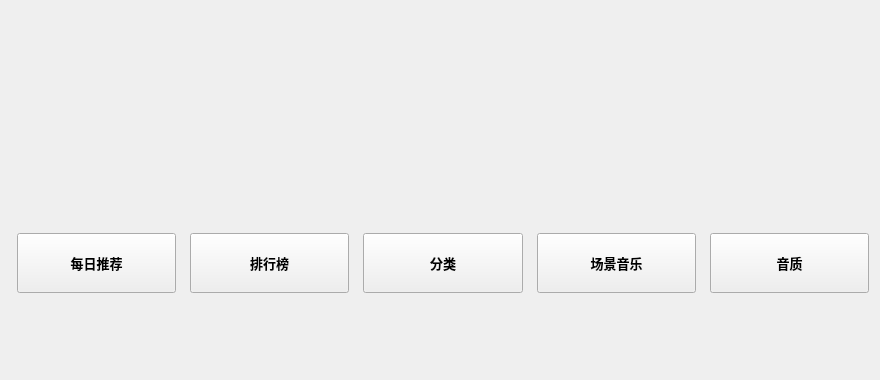
<?xml version="1.0" encoding="UTF-8"?>
<ui version="4.0">
 <class>RecommendForYou</class>
 <widget class="QWidget" name="RecommendForYou">
  <property name="geometry">
   <rect>
    <x>0</x>
    <y>0</y>
    <width>880</width>
    <height>380</height>
   </rect>
  </property>
  <property name="sizePolicy">
   <sizepolicy hsizetype="Preferred" vsizetype="Preferred">
    <horstretch>0</horstretch>
    <verstretch>0</verstretch>
   </sizepolicy>
  </property>
  <property name="windowTitle">
   <string>RecommendForYou</string>
  </property>
  <layout class="QVBoxLayout" name="verticalLayout">
   <property name="spacing">
    <number>0</number>
   </property>
   <property name="leftMargin">
    <number>0</number>
   </property>
   <property name="topMargin">
    <number>0</number>
   </property>
   <property name="rightMargin">
    <number>2</number>
   </property>
   <property name="bottomMargin">
    <number>0</number>
   </property>
   <item>
    <widget class="MyScrollArea" name="scrollArea">
     <property name="frameShape">
      <enum>QFrame::NoFrame</enum>
     </property>
     <property name="horizontalScrollBarPolicy">
      <enum>Qt::ScrollBarAlwaysOff</enum>
     </property>
     <property name="widgetResizable">
      <bool>true</bool>
     </property>
     <widget class="QWidget" name="scrollAreaWidgetContents">
      <property name="geometry">
       <rect>
        <x>0</x>
        <y>0</y>
        <width>878</width>
        <height>360</height>
       </rect>
      </property>
      <layout class="QVBoxLayout" name="verticalLayout_2">
       <property name="leftMargin">
        <number>0</number>
       </property>
       <property name="rightMargin">
        <number>0</number>
       </property>
       <item>
        <widget class="QWidget" name="guess_and_advertise_widget" native="true">
         <layout class="QHBoxLayout" name="horizontalLayout_2" stretch="0,0,0">
          <property name="rightMargin">
           <number>10</number>
          </property>
          <item>
           <widget class="GLTabWidget" name="guess_love_widget" native="true">
            <property name="sizePolicy">
             <sizepolicy hsizetype="Expanding" vsizetype="Expanding">
              <horstretch>0</horstretch>
              <verstretch>0</verstretch>
             </sizepolicy>
            </property>
            <property name="minimumSize">
             <size>
              <width>400</width>
              <height>200</height>
             </size>
            </property>
           </widget>
          </item>
          <item>
           <spacer name="horizontalSpacer">
            <property name="orientation">
             <enum>Qt::Horizontal</enum>
            </property>
            <property name="sizeType">
             <enum>QSizePolicy::Preferred</enum>
            </property>
            <property name="sizeHint" stdset="0">
             <size>
              <width>15</width>
              <height>20</height>
             </size>
            </property>
           </spacer>
          </item>
          <item>
           <widget class="AdvertiseBoard" name="advertise_board_widget" native="true">
            <property name="sizePolicy">
             <sizepolicy hsizetype="Expanding" vsizetype="Expanding">
              <horstretch>0</horstretch>
              <verstretch>0</verstretch>
             </sizepolicy>
            </property>
            <property name="minimumSize">
             <size>
              <width>400</width>
              <height>200</height>
             </size>
            </property>
            <property name="cursor">
             <cursorShape>PointingHandCursor</cursorShape>
            </property>
            <property name="mouseTracking">
             <bool>false</bool>
            </property>
            <property name="toolTip">
             <string/>
            </property>
           </widget>
          </item>
         </layout>
        </widget>
       </item>
       <item>
        <widget class="QWidget" name="classify_widget" native="true">
         <layout class="QHBoxLayout" name="horizontalLayout_3">
          <property name="topMargin">
           <number>0</number>
          </property>
          <property name="bottomMargin">
           <number>0</number>
          </property>
          <item>
           <spacer name="hs5">
            <property name="orientation">
             <enum>Qt::Horizontal</enum>
            </property>
            <property name="sizeType">
             <enum>QSizePolicy::Fixed</enum>
            </property>
            <property name="sizeHint" stdset="0">
             <size>
              <width>8</width>
              <height>10</height>
             </size>
            </property>
           </spacer>
          </item>
          <item>
           <widget class="IconBesideTextToolButton" name="recommend_toolButton">
            <property name="sizePolicy">
             <sizepolicy hsizetype="Expanding" vsizetype="Fixed">
              <horstretch>0</horstretch>
              <verstretch>0</verstretch>
             </sizepolicy>
            </property>
            <property name="minimumSize">
             <size>
              <width>150</width>
              <height>60</height>
             </size>
            </property>
            <property name="font">
             <font>
              <pointsize>10</pointsize>
              <bold>true</bold>
             </font>
            </property>
            <property name="cursor">
             <cursorShape>PointingHandCursor</cursorShape>
            </property>
            <property name="text">
             <string>每日推荐</string>
            </property>
           </widget>
          </item>
          <item>
           <spacer name="hs9">
            <property name="orientation">
             <enum>Qt::Horizontal</enum>
            </property>
            <property name="sizeType">
             <enum>QSizePolicy::Fixed</enum>
            </property>
            <property name="sizeHint" stdset="0">
             <size>
              <width>8</width>
              <height>10</height>
             </size>
            </property>
           </spacer>
          </item>
          <item>
           <widget class="IconBesideTextToolButton" name="ranking_list_toolButton">
            <property name="sizePolicy">
             <sizepolicy hsizetype="Expanding" vsizetype="Fixed">
              <horstretch>0</horstretch>
              <verstretch>0</verstretch>
             </sizepolicy>
            </property>
            <property name="minimumSize">
             <size>
              <width>150</width>
              <height>60</height>
             </size>
            </property>
            <property name="font">
             <font>
              <pointsize>10</pointsize>
              <bold>true</bold>
             </font>
            </property>
            <property name="cursor">
             <cursorShape>PointingHandCursor</cursorShape>
            </property>
            <property name="text">
             <string>排行榜</string>
            </property>
           </widget>
          </item>
          <item>
           <spacer name="hs10">
            <property name="orientation">
             <enum>Qt::Horizontal</enum>
            </property>
            <property name="sizeType">
             <enum>QSizePolicy::Fixed</enum>
            </property>
            <property name="sizeHint" stdset="0">
             <size>
              <width>8</width>
              <height>10</height>
             </size>
            </property>
           </spacer>
          </item>
          <item>
           <widget class="IconBesideTextToolButton" name="classify_toolButton">
            <property name="sizePolicy">
             <sizepolicy hsizetype="Expanding" vsizetype="Fixed">
              <horstretch>0</horstretch>
              <verstretch>0</verstretch>
             </sizepolicy>
            </property>
            <property name="minimumSize">
             <size>
              <width>150</width>
              <height>60</height>
             </size>
            </property>
            <property name="font">
             <font>
              <pointsize>10</pointsize>
              <bold>true</bold>
             </font>
            </property>
            <property name="cursor">
             <cursorShape>PointingHandCursor</cursorShape>
            </property>
            <property name="text">
             <string>分类</string>
            </property>
           </widget>
          </item>
          <item>
           <spacer name="hs11">
            <property name="orientation">
             <enum>Qt::Horizontal</enum>
            </property>
            <property name="sizeType">
             <enum>QSizePolicy::Fixed</enum>
            </property>
            <property name="sizeHint" stdset="0">
             <size>
              <width>8</width>
              <height>10</height>
             </size>
            </property>
           </spacer>
          </item>
          <item>
           <widget class="IconBesideTextToolButton" name="scene_music_toolButton">
            <property name="sizePolicy">
             <sizepolicy hsizetype="Expanding" vsizetype="Fixed">
              <horstretch>0</horstretch>
              <verstretch>0</verstretch>
             </sizepolicy>
            </property>
            <property name="minimumSize">
             <size>
              <width>150</width>
              <height>60</height>
             </size>
            </property>
            <property name="font">
             <font>
              <pointsize>10</pointsize>
              <bold>true</bold>
             </font>
            </property>
            <property name="cursor">
             <cursorShape>PointingHandCursor</cursorShape>
            </property>
            <property name="text">
             <string>场景音乐</string>
            </property>
           </widget>
          </item>
          <item>
           <spacer name="hs6">
            <property name="orientation">
             <enum>Qt::Horizontal</enum>
            </property>
            <property name="sizeType">
             <enum>QSizePolicy::Fixed</enum>
            </property>
            <property name="sizeHint" stdset="0">
             <size>
              <width>8</width>
              <height>10</height>
             </size>
            </property>
           </spacer>
          </item>
          <item>
           <widget class="IconBesideTextToolButton" name="music_quality_toolButton">
            <property name="sizePolicy">
             <sizepolicy hsizetype="Expanding" vsizetype="Fixed">
              <horstretch>0</horstretch>
              <verstretch>0</verstretch>
             </sizepolicy>
            </property>
            <property name="minimumSize">
             <size>
              <width>150</width>
              <height>60</height>
             </size>
            </property>
            <property name="font">
             <font>
              <pointsize>10</pointsize>
              <bold>true</bold>
             </font>
            </property>
            <property name="cursor">
             <cursorShape>PointingHandCursor</cursorShape>
            </property>
            <property name="text">
             <string>音质</string>
            </property>
           </widget>
          </item>
         </layout>
        </widget>
       </item>
       <item>
        <widget class="QWidget" name="table_widget" native="true">
         <property name="sizePolicy">
          <sizepolicy hsizetype="Preferred" vsizetype="Preferred">
           <horstretch>0</horstretch>
           <verstretch>0</verstretch>
          </sizepolicy>
         </property>
         <layout class="QVBoxLayout" name="verticalLayout_8">
          <item>
           <spacer name="verticalSpacer">
            <property name="minimumSize">
             <size>
              <width>45</width>
              <height>0</height>
             </size>
            </property>
            <property name="orientation">
             <enum>Qt::Vertical</enum>
            </property>
            <property name="sizeHint" stdset="0">
             <size>
              <width>20</width>
              <height>191</height>
             </size>
            </property>
           </spacer>
          </item>
         </layout>
        </widget>
       </item>
      </layout>
     </widget>
    </widget>
   </item>
   <item>
    <spacer name="verticalSpacer_3">
     <property name="orientation">
      <enum>Qt::Vertical</enum>
     </property>
     <property name="sizeHint" stdset="0">
      <size>
       <width>20</width>
       <height>1</height>
      </size>
     </property>
    </spacer>
   </item>
  </layout>
 </widget>
 <customwidgets>
  <customwidget>
   <class>AdvertiseBoard</class>
   <extends>QWidget</extends>
   <header>AdvertiseBoard.h</header>
   <container>1</container>
  </customwidget>
  <customwidget>
   <class>GLTabWidget</class>
   <extends>QWidget</extends>
   <header>GLTabWidget.h</header>
   <container>1</container>
  </customwidget>
  <customwidget>
   <class>IconBesideTextToolButton</class>
   <extends>QPushButton</extends>
   <header>IconBesideTextToolButton.h</header>
  </customwidget>
  <customwidget>
   <class>MyScrollArea</class>
   <extends>QScrollArea</extends>
   <header>MyScrollArea.h</header>
   <container>1</container>
  </customwidget>
 </customwidgets>
 <resources/>
 <connections/>
</ui>
